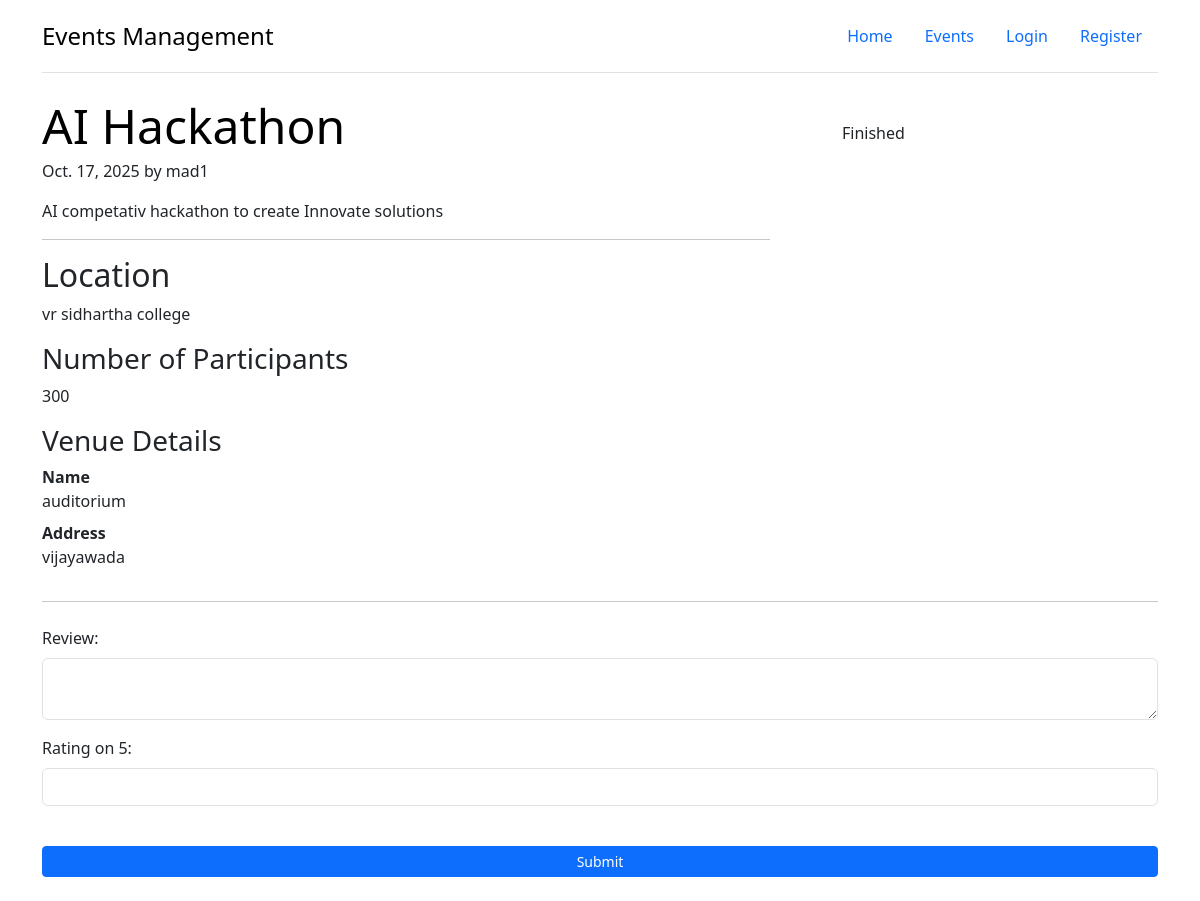
Before: /details/2 with the older database file.
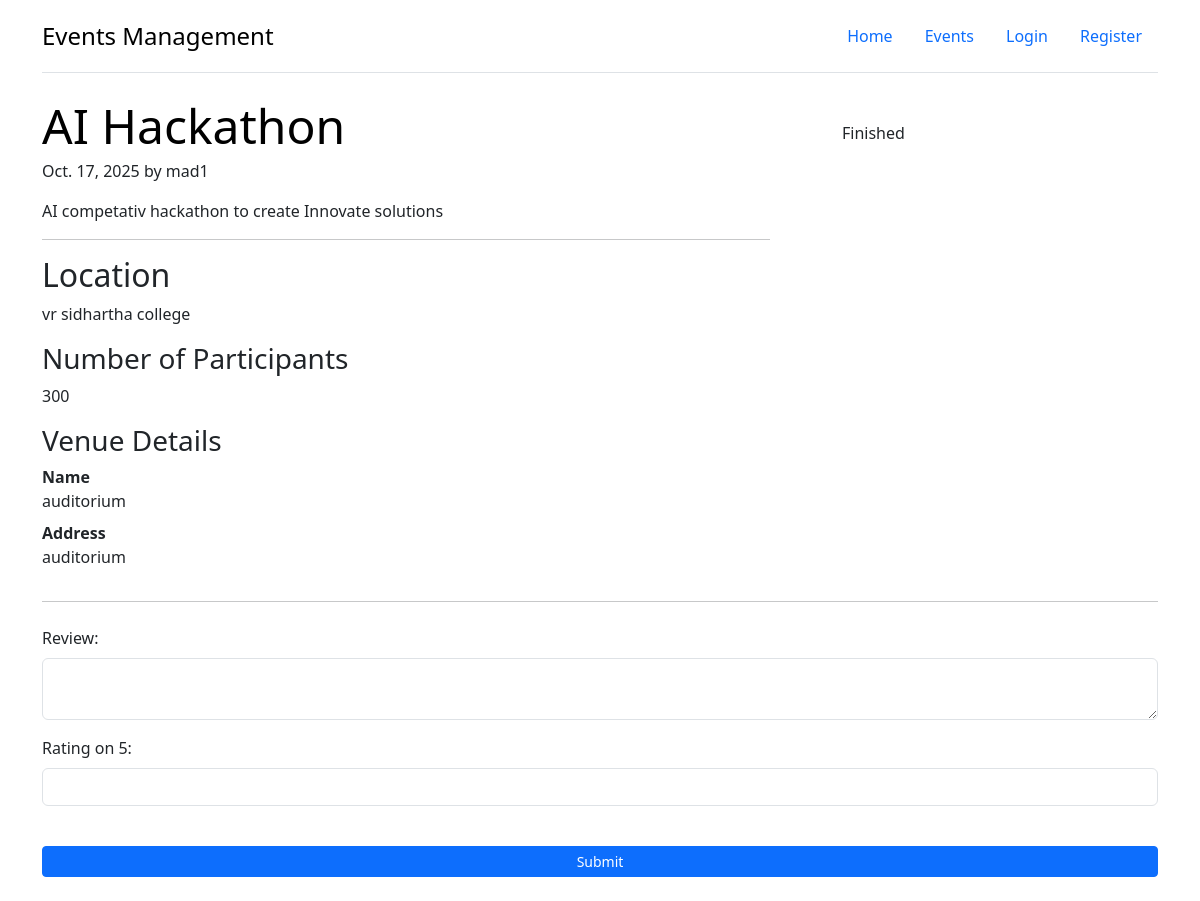
After: the same page with the newer database file.
### events/models.py (models this page shows, shortened)
class Event(models.Model):
    EVENT_STATUS_CHOICES = [
        ('upcoming', 'upcoming'),
        ('ongoing', 'ongoing'),
        ('completed', 'completed')
    ]
    name = models.CharField(max_length=100)
    description = models.TextField()
    date = models.DateField()
    start_time = models.TimeField()
    end_time = models.TimeField()
    is_public = models.BooleanField(default=False)
    location = models.CharField(max_length=100, blank=True, null=True)
    max_participants = models.PositiveIntegerField()
    organizer = models.ForeignKey(
        User, on_delete=models.CASCADE, related_name='organized_events')
    venue = models.ForeignKey(
        Venue, on_delete=models.CASCADE, related_name='events')
    pub_date = models.TimeField(default=now)
    status = models.CharField(
        max_length=10, choices=EVENT_STATUS_CHOICES, default="upcoming")
    def get_remaining_tickets(self):
        tickets = self.tickets.count()
        return max(0, self.max_participants - tickets)

class Venue(models.Model):
    name = models.CharField(max_length=100)
    is_virtual = models.BooleanField(default=False)
    address = models.CharField(max_length=200, blank=True, null=True)
    capacity = models.IntegerField(blank=True, null=True)
    virtual_meeting_link = models.URLField(blank=True, null=True)

### events/views.py (the view)
# urls.py: path("details/<int:pk>", views.PublicDetails, name="details"),
def PublicDetails(request, pk):
    event = get_object_or_404(Event, pk=pk)
    user = request.user
    ticket = None
    review = None
    past_event = timezone.now().date() > event.date
    reviews = EventReview.objects.filter(event=event)
    rating = reviews.aggregate(Avg('rating'))
    if user.is_authenticated:
        ticket = Ticket.objects.filter(event=event, user=user).first()
        review = EventReview.objects.filter(event=event, reviewer=user).first()
    return render(request, "events/details_event.html", {
        "event": event,
        "user": user,
        "ticket": ticket,
        "date": timezone.now(),
        "tickets": event.get_remaining_tickets(),
        "past_event": past_event,
        "review": review,
        "reviews": reviews,
        "rating": rating
    })

### events/templates/events/details_event.html (shortened to what this page needs)
{% extends "events/base.html" %}
{% block content %}
<div class="row g-5">
  <div class="col-md-8">
    <article class="blog-post">
      <h2 class="display-5 link-body-emphasis mb-1">{{ event.name }}</h2>
      <p class="blog-post-meta">{{ event.date }} by {{ event.organizer }}</p>
      <p>{{ event.description }}</p>
      <hr>
      <h2>Location</h2>
      <p>{{ event.location }}</p>
      <h3>Number of Participants</h3>
      <p>{{ event.max_participants }}</p>
      <h3>Venue Details</h3>
      <dl>
        <dt>Name</dt>
        <dd>{{ event.venue.name }}</dd>
        <dt>Address</dt>
        <dd>
          {% if event.venue.is_virtual %}
            Virtual
          {% else %}
            {{ event.venue.address }}
          {% endif %}
        </dd>
      </dl>
    </article>
  </div>
  <div class="col-md-4">
    <div class="position-sticky" style="top: 2rem;">
      <div class="p-4">
        <ol class="list-unstyled">
          {% if user %}
            {% if event.organizer != user %}
              <li>
                {% if tickets == 0 or past_event %}
                  Finished
                {% endif %}
              </li>
            {% endif %}
          {% else %}
            <li>
              <a class="w-100 btn btn-lg btn-primary my-2" href="{% url 'buy-ticket' event.id %}" {% if tickets == 0 %} disabled {% endif %}>
                Get Spot
              </a>
            </li>
          {% endif %}
        </ol>
      </div>
    </div>
  </div>
</div>
<hr />
{% if past_event %}
  {% if event.organizer != user %}
    {% if not review or review.reviewer != user %}
      <form class="needs-validation my-4" method="post" action="{% url 'add-review' event.id %}?next={{ request.path }}">
        <div class="mb-3">
          <label for="review" class="form-label">Review:</label>
          <textarea class="form-control" id="review" name="review" required></textarea>
        </div>
        <div class="mb-3">
          <label for="rating" class="form-label">Rating on 5:</label>
          <input class="form-control" type="number" id="rating" name="rating" required min="1" max="5" />
        </div>
        <button class="mt-4 w-100 btn btn-primary btn-sm" type="submit">Submit</button>
      </form>
    {% endif %}
  {% endif %}
{% endif %}
{% endblock %}

Changed rows visible on the page:
changed Event "AI Hackathon": venue.address "vijayawada" → "auditorium"
